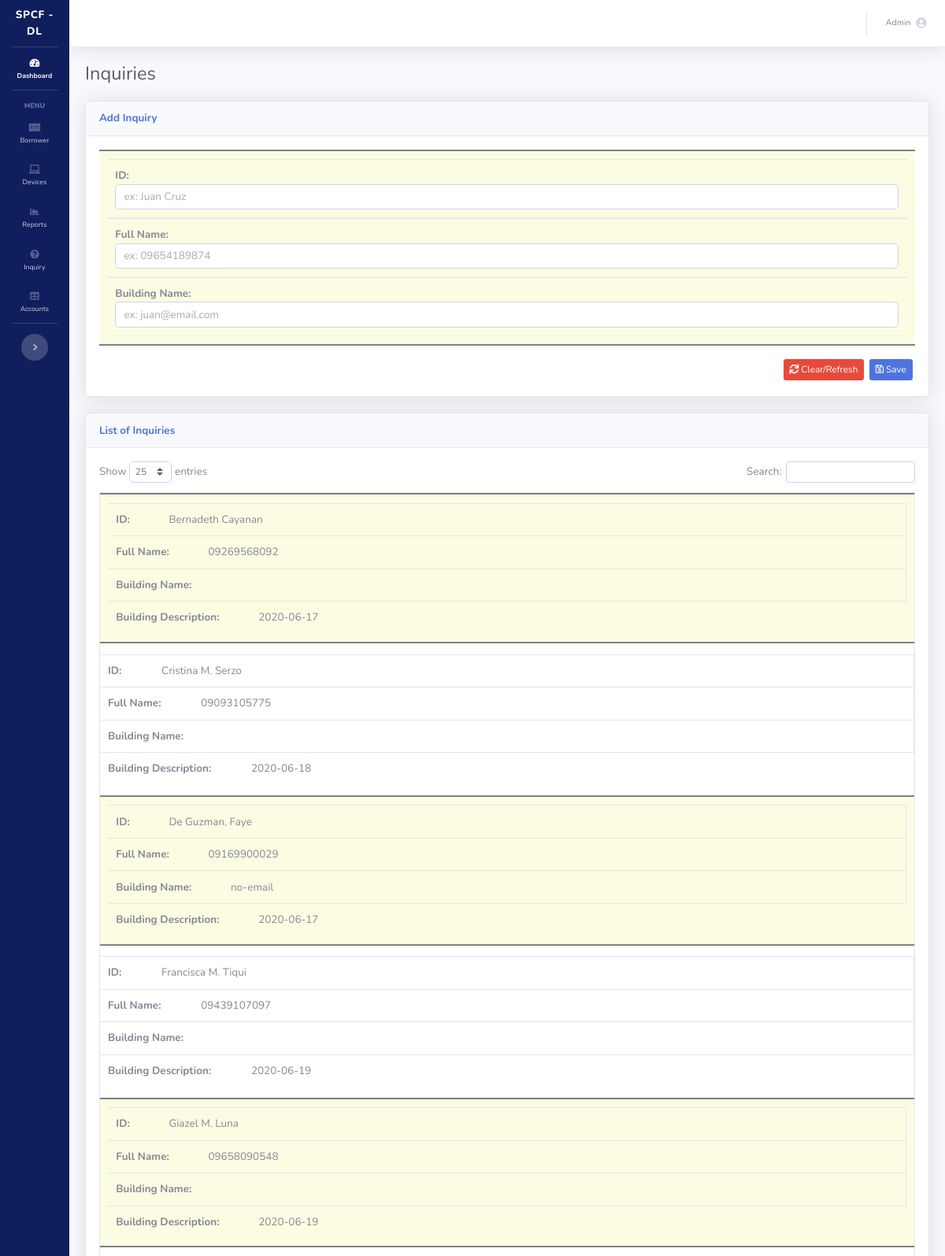
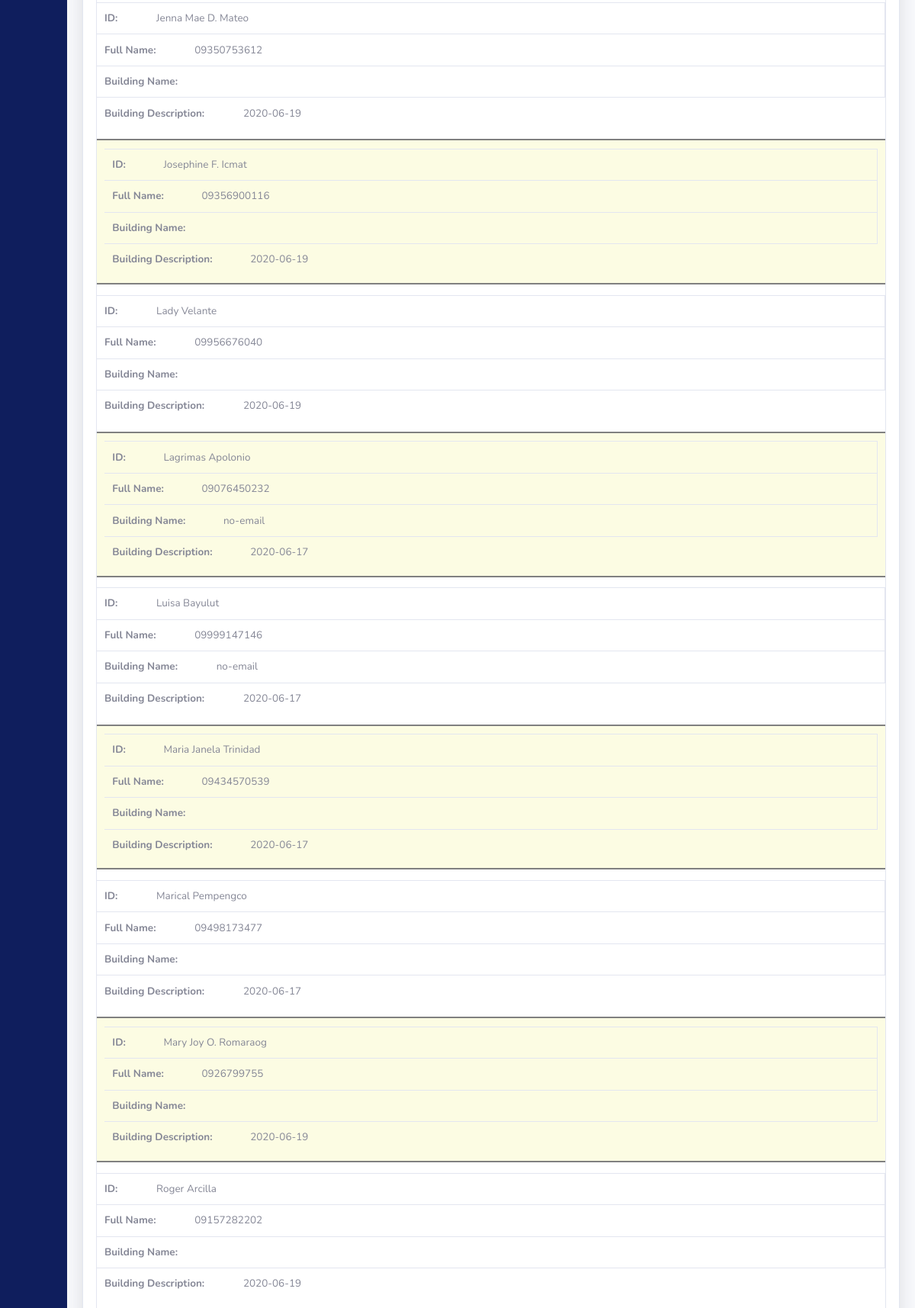
Page /inquiry.php (signed in, upper part) on the committed database (2 pictures, top to bottom).
### tables this page shows
CREATE TABLE `inquiry` (
  `id` int(11) NOT NULL,
  `full_name` varchar(128) NOT NULL,
  `contact_no` varchar(128) NOT NULL,
  `email_address` varchar(128) NOT NULL,
  `date_inquired` date NOT NULL
);

### inquiry.php (the view, shortened to what this page needs)
<?php
require_once 'process_inquiry.php';
include('sidebar.php');
$getInquiry = $mysqli->query("SELECT * FROM inquiry") or die ($mysqli->error);
?>
<div id="content-wrapper" class="d-flex flex-column">
    <div id="content">
        <?php
        include('topbar.php');
        ?>
        <div class="container-fluid">
            <div class="d-sm-flex align-items-center justify-content-between mb-4">
                <h1 class="h3 mb-0 text-gray-800">Inquiries</h1>
            </div>
            <div class="card shadow mb-4">
                <div class="card-header py-3">
                    <h6 class="m-0 font-weight-bold text-primary">Add Inquiry</h6>
                </div>
                <div class="card-body">
                    <div class="table-responsive">
                        <form method="post" action="process_inquiry.php">
                            <table class="table" width="100%" cellspacing="0">
                                <tbody>
                                <tr>
                                    <td><input type="text" name="full_name" class="form-control" placeholder="ex: Juan Cruz">
                                    </td>
                                    <td>
                                        <input type="text" name="contact_no" class="form-control" placeholder="ex: 09654189874" >
                                    </td>
                                    <td>
                                        <input type="text" name="email_address" class="form-control" placeholder="ex: juan@email.com">
                                    </td>
                                </tr>
                                </tbody>
                            </table>
                            <button class="float-right btn btn-sm btn-primary m-1" name="save" type="submit"><i class="far fa-save" ></i> Save</button>
                            <a href="employee.php" class="btn btn-danger btn-sm m-1 float-right"><i class="fas as fa-sync"></i> Clear/Refresh</a>
                        </form>
                    </div>
                </div>
            </div>
            <div class="card shadow mb-4">
                <div class="card-header py-3">
                    <h6 class="m-0 font-weight-bold text-primary">List of Inquiries</h6>
                </div>
                <div class="card-body">
                    <div class="table-responsive">
                        <table class="table table-bordered" id="employeeTable" width="100%" cellspacing="0">
                            <thead>
                            </thead>
                            <tbody>
                            <?php while($newInquiry=$getInquiry->fetch_assoc()){ ?>
                                <tr>
                                    <td><?php echo $newInquiry['full_name']; ?></td>
                                    <td><?php echo $newInquiry['contact_no']; ?></td>
                                    <td><?php echo $newInquiry['email_address']; ?></td>
                                    <td><?php echo $newInquiry['date_inquired']; ?></td>
                                </tr>
                            <?php } ?>
                            </tbody>
                        </table>
                    </div>
                </div>
            </div>
        </div>
    </div>
    <?php
    include('footer.php');
    ?>

### sidebar.php (style rules this page uses)
html { font-size: 13.5px; scroll-behavior: smooth !important; }
::placeholder { opacity: 0.7 !important; }

### inquiry.php (style rules this page uses)
@media only screen
        and (max-width: 760px), (min-device-width: 768px)
        and (max-device-width: 1024px) { table, thead, tbody, th, td, tr { display: block; } }
@media only screen
        and (max-width: 760px), (min-device-width: 768px)
        and (max-device-width: 1024px) { tr { margin: 0 0 1rem 0; } }
@media only screen
        and (max-width: 760px), (min-device-width: 768px)
        and (max-device-width: 1024px) { tr:nth-child(odd) { padding: 1%; width: 100%; border-bottom: 2px solid grey; border-top: 2px solid grey; background: #fcfce3; } }
@media only screen
        and (max-width: 760px), (min-device-width: 768px)
        and (max-device-width: 1024px) { td { border-bottom: 1px solid #eee; position: relative; } }
@media only screen
        and (max-width: 760px), (min-device-width: 768px)
        and (max-device-width: 1024px) { td:before { top: 0; width: 45%; padding-right: 5%; white-space: nowrap; } }
@media only screen
        and (max-width: 760px), (min-device-width: 768px)
        and (max-device-width: 1024px) { td:nth-of-type(1):before { content: "ID:"; font-weight: bold; } }
@media only screen
        and (max-width: 760px), (min-device-width: 768px)
        and (max-device-width: 1024px) { td:nth-of-type(2):before { content: "Full Name:"; font-weight: bold; } }
@media only screen
        and (max-width: 760px), (min-device-width: 768px)
        and (max-device-width: 1024px) { td:nth-of-type(3):before { content: "Building Name:"; font-weight: bold; } }
@media only screen
        and (max-width: 760px), (min-device-width: 768px)
        and (max-device-width: 1024px) { td:nth-of-type(4):before { content: "Building Description:"; font-weight: bold; } }

### rows in the picture
inquiry: full_name "Luisa Bayulut", contact_no "09999147146", email_address "no-email", date_inquired "2020-06-17"
inquiry: full_name "Lagrimas Apolonio", contact_no "09076450232", email_address "no-email", date_inquired "2020-06-17"
inquiry: full_name "De Guzman, Faye", contact_no "09169900029", email_address "no-email", date_inquired "2020-06-17"
inquiry: full_name "Marical Pempengco", contact_no "09498173477", date_inquired "2020-06-17"
inquiry: full_name "Maria Janela Trinidad", contact_no "09434570539", date_inquired "2020-06-17"
inquiry: full_name "Bernadeth Cayanan", contact_no "09269568092", date_inquired "2020-06-17"
inquiry: full_name "Cristina M. Serzo", contact_no "09093105775", date_inquired "2020-06-18"
inquiry: full_name "Josephine F. Icmat", contact_no "09356900116", date_inquired "2020-06-19"
inquiry: full_name "Giazel M. Luna", contact_no "09658090548", date_inquired "2020-06-19"
inquiry: full_name "Jenna Mae D. Mateo", contact_no "09350753612", date_inquired "2020-06-19"
inquiry: full_name "Mary Joy O. Romaraog", contact_no "0926799755", date_inquired "2020-06-19"
inquiry: full_name "Lady Velante", contact_no "09956676040", date_inquired "2020-06-19"
inquiry: full_name "Roger Arcilla", contact_no "09157282202", date_inquired "2020-06-19"
inquiry: full_name "Francisca M. Tiqui", contact_no "09439107097", date_inquired "2020-06-19"

### other values in the picture
$_SESSION['username'] "Admin"
